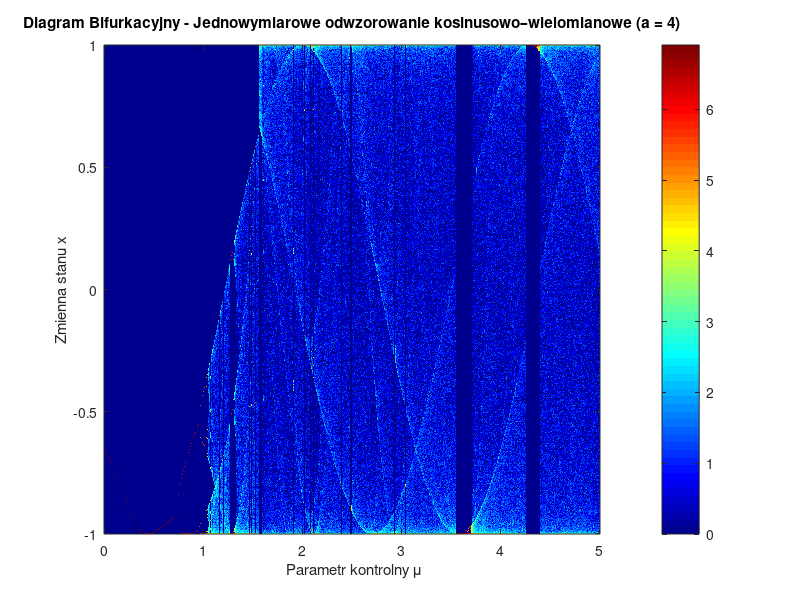
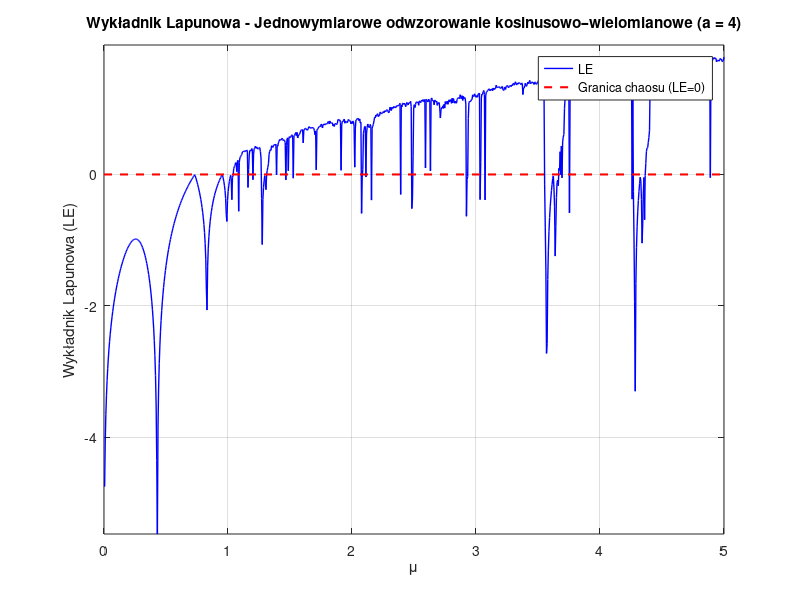

These figures' MATLAB source, in order:
% Nazwa skryptu: Jednowymiarowe_odwzorowanie_kosinusowo_wielomianowe.m
% Opis: Generuje diagram bifurkacyjny jako heatmapę oraz wykres wykładnika Lapunowa.

clear; clc; close all;

%% 1. Ustawienia Parametrów
% Parametry zgodne z sekcją 2 artykułu (Fig. 2 i Fig. 5)
mu_min = 0;
mu_max = 5;
n_points = 1000;            % Rozdzielczość parametru mu (oś X heatmapy)
mu_values = linspace(mu_min, mu_max, n_points);

a = 4;                      % Stała wartość parametru a
x0 = 0.1;                   % Warunek początkowy

iterations = 2000;          % Całkowita liczba iteracji na punkt
transient = 1000;           % Odrzucane iteracje początkowe (stan nieustalony)

% Ustawienia Heatmapy (rozdzielczość osi Y - wartości x)
y_res = 800;                % Liczba "koszyków" (bins) w pionie
y_limits = [-1, 1];         % Zakres wartości funkcji cosinus
y_edges = linspace(y_limits(1), y_limits(2), y_res + 1); % Krawędzie koszyków

% Inicjalizacja macierzy gęstości (Heatmapy) i wektora LE
heatmap_matrix = zeros(y_res, n_points);
lyapunov_exponents = zeros(1, n_points);

%% 2. Główna pętla obliczeniowa
fprintf('Generowanie danych dla heatmapy i LE (mu = [%.1f, %.1f])...\n', mu_min, mu_max);

for k = 1:n_points
    mu = mu_values(k);
    x = x0;
    
    % --- Iteracje przejściowe (dojście do atraktora) ---
    for i = 1:transient
        x = cos(mu * (x^3 + x) + a);
    end
    
    % --- Właściwe iteracje (zbieranie danych) ---
    current_orbit = zeros(1, iterations - transient);
    log_sum = 0; % Zmienna do sumowania logarytmów pochodnych (dla LE)
    
    for i = 1:(iterations - transient)
        x_prev = x;
        
        % Równanie mapy: x_k = cos(mu * (x^3 + x) + a)
        % Argument cosinusa oznaczmy jako u = mu*(x^3 + x) + a
        u_arg = mu * (x_prev^3 + x_prev) + a;
        x = cos(u_arg);
        
        current_orbit(i) = x;
        
        % Obliczenie pochodnej do Wykładnika Lapunowa
        % f'(x) = -sin(u) * u' = -sin(u) * mu * (3x^2 + 1)
        derivative = -sin(u_arg) * mu * (3 * x_prev^2 + 1);
        log_sum = log_sum + log(abs(derivative));
    end
    
    % --- 3. Budowanie Heatmapy ---
    % Obliczamy histogram wartości 'x' dla aktualnego 'mu'
    % Funkcja histcounts (dostępna w nowszych wersjach MATLABa) lub histc
    if exist('histcounts', 'file')
        counts = histcounts(current_orbit, y_edges);
    else
        % Kompatybilność ze starszymi wersjami
        counts = histc(current_orbit, y_edges);
        counts = counts(1:end-1); 
    end
    
    % Zapisujemy kolumnę do macierzy (transpozycja, aby pasowała do kolumny)
    heatmap_matrix(:, k) = counts';
    
    % --- 4. Obliczenie LE ---
    lyapunov_exponents(k) = log_sum / (iterations - transient);
end

%% 5. Rysowanie Wykresów

% --- Wykres 1: Diagram Bifurkacyjny (Heatmapa) ---
fig1 = figure('Name', 'Diagram Bifurkacyjny', 'Color', 'w', 'Position', [100, 100, 800, 500]);

% Używamy skali logarytmicznej (log1p), aby lepiej widzieć rzadkie punkty
imagesc(mu_values, y_limits, log1p(heatmap_matrix));

set(gca, 'YDir', 'normal'); % Odwrócenie osi Y (dół to -1, góra to 1)
colormap(jet);              % Mapa kolorów 'hot' (czarny tło, czerwone/żółte punkty)
colorbar;                   % Pasek legendy kolorów
caxis([0 max(max(log1p(heatmap_matrix)))]); % Skalowanie kolorów

xlabel(' Parametr kontrolny \mu');
ylabel('Zmienna stanu x');
title(['Diagram Bifurkacyjny - Jednowymiarowe odwzorowanie kosinusowo–wielomianowe (a = ' num2str(a) ')']);

% --- Wykres 2: Wykładnik Lapunowa ---
fig2 = figure('Name', 'Wykładnik Lapunowa', 'Color', 'w', 'Position', [150, 150, 800, 400]);

plot(mu_values, lyapunov_exponents, 'b-', 'LineWidth', 1.0);
hold on;
plot([mu_min, mu_max], [0, 0], 'r--', 'LineWidth', 1.5); % Linia graniczna chaosu (0)

xlim([mu_min mu_max]);
% Automatyczne dopasowanie osi Y
max_le = max(lyapunov_exponents);
min_le = min(lyapunov_exponents);
ylim([min_le - 0.1*(abs(min_le)), max_le + 0.1*(abs(max_le))]);

xlabel('\mu');
ylabel('Wykładnik Lapunowa (LE)');
title(['Wykładnik Lapunowa - Jednowymiarowe odwzorowanie kosinusowo–wielomianowe (a = ' num2str(a) ')']);
legend('LE', 'Granica chaosu (LE=0)', 'Location', 'best');
grid on;

%% 6. Zapisywanie do plików
filename_base = 'Jednowymiarowe_odwzorowanie_kosinusowo_wielomianowe';

% Zapis heatmapy
file_bif = [filename_base '_Bifurkacja_Heatmapa.png'];
saveas(fig1, file_bif);
fprintf('Zapisano heatmapę bifurkacyjną do: %s\n', file_bif);

% Zapis wykresu LE
file_lap = [filename_base '_Lapunov.png'];
saveas(fig2, file_lap);
fprintf('Zapisano wykres Lapunowa do: %s\n', file_lap);

fprintf('Zakończono.\n');